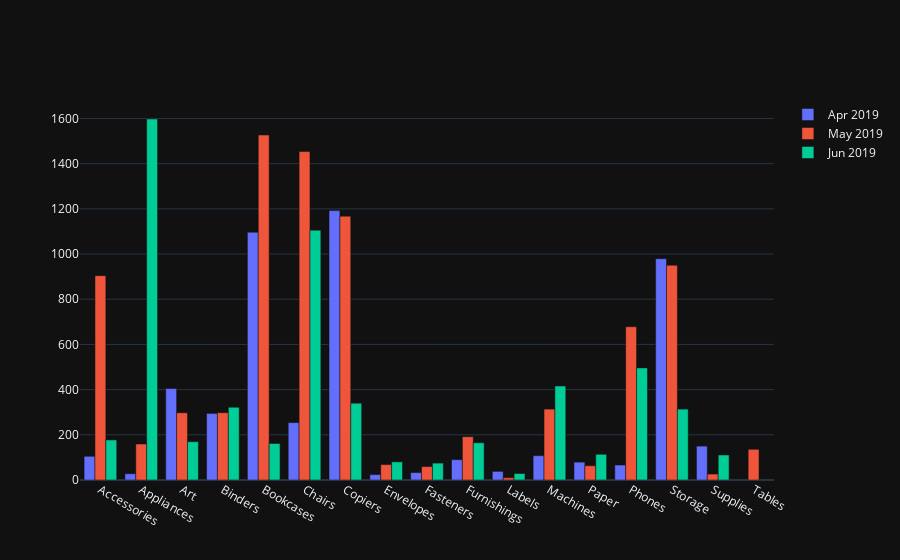

This figure's notebook cell:
### Code cell
import plotly.express as px
import plotly.graph_objects as go

data = []
month = ["4","5","6"]
year = [2019]
m_name = ["Apr","May","Jun"]
x = df["CATEGORY"].sort_values().unique().tolist()
for i in year:
    for j,k in list(zip(month,m_name)):
        data.append(go.Bar(name=k+" "+str(i), x=x,
             y=df[["CATEGORY","PROFIT"]][(df["MONTH"] == j) & (df["YEAR"] == i)].groupby(["CATEGORY"]).sum()["PROFIT"]))

fig = go.Figure(data=data)
fig.update_layout(barmode='group', template="plotly_dark")

fig.show()

### Figure 1 — Plotly figure (JSON) as saved in the notebook; plotly's stock layout.template omitted (floating-point values rounded to 4 significant figures)
{"data": [{"name": "Apr 2019", "type": "bar", "x": ["Accessories", "Appliances", "Art", "Binders", "Bookcases", "Chairs", "Copiers", "Envelopes", "Fasteners", "Furnishings", "Labels", "Machines", "Paper", "Phones", "Storage", "Supplies", "Tables"], "y": [104.9, 27.7, 404.9, 294.7, 1096.0, 254, 1192.0, 23.79, 32.88, 89.92, 38.08, 107.6, 79.06, 66.2, 979.4, 150.0]}, {"name": "May 2019", "type": "bar", "x": ["Accessories", "Appliances", "Art", "Binders", "Bookcases", "Chairs", "Copiers", "Envelopes", "Fasteners", "Furnishings", "Labels", "Machines", "Paper", "Phones", "Storage", "Supplies", "Tables"], "y": [904.5, 159.3, 297.4, 297.8, 1527.0, 1453.0, 1168.0, 68.22, 59.46, 191.5, 10.17, 313.8, 63.12, 678.5, 950.4, 26.32, 135.9]}, {"name": "Jun 2019", "type": "bar", "x": ["Accessories", "Appliances", "Art", "Binders", "Bookcases", "Chairs", "Copiers", "Envelopes", "Fasteners", "Furnishings", "Labels", "Machines", "Paper", "Phones", "Storage", "Supplies", "Tables"], "y": [177.2, 1598.0, 169.5, 321.9, 161.6, 1106.0, 339.9, 80.32, 74.81, 164.7, 28.77, 416.1, 113.8, 496.2, 313.8, 110.7]}], "layout": {"barmode": "group"}}
